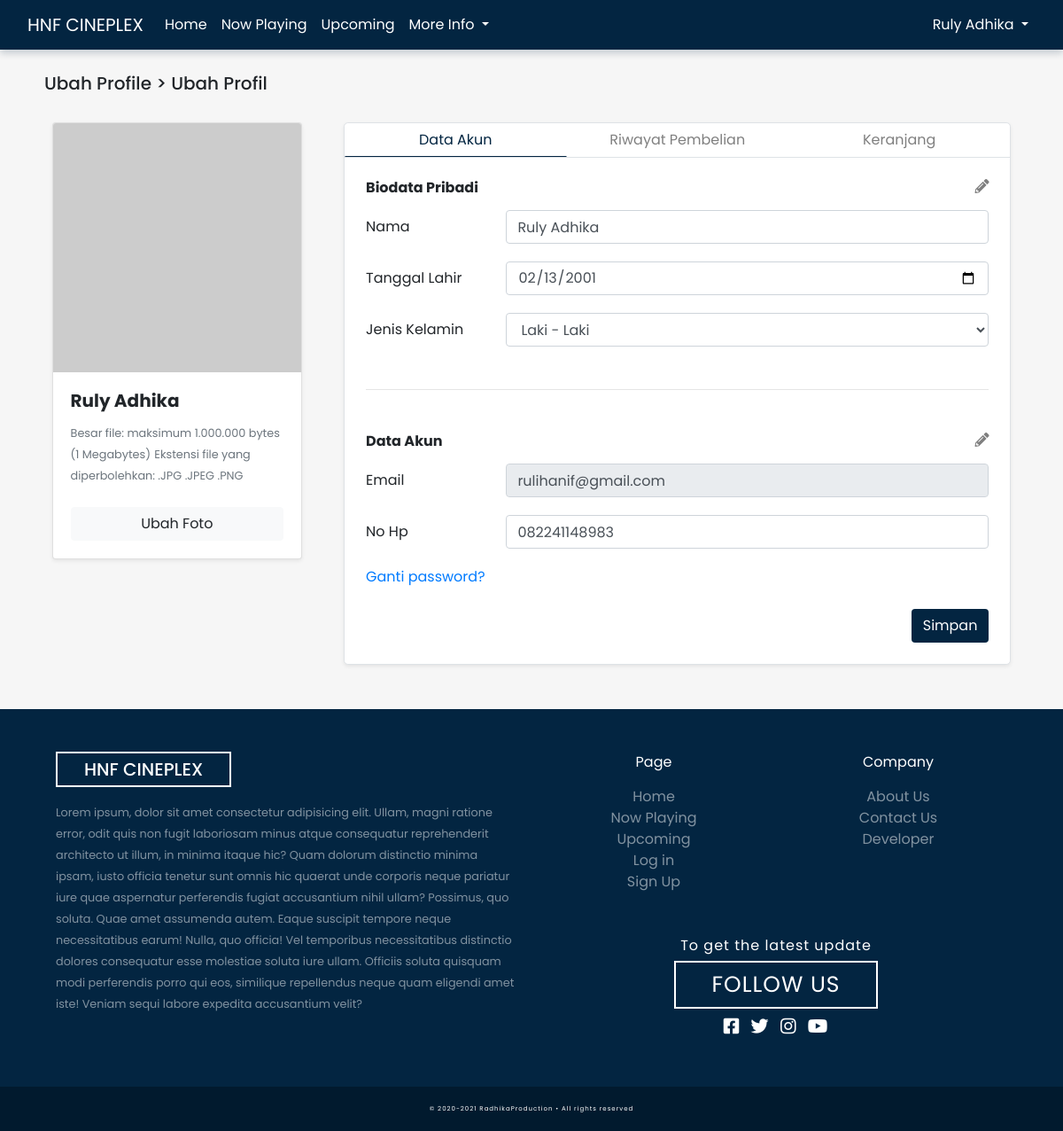
Page /page/account/dashboard.php?r=data (signed in) on the committed database.
### tables this page shows
CREATE TABLE `user` (
  `id` int(11) NOT NULL,
  `nama` varchar(50) NOT NULL,
  `tanggal_lahir` date DEFAULT NULL,
  `jenis_kelamin` varchar(12) DEFAULT NULL,
  `no_hp` varchar(15) DEFAULT NULL,
  `email` varchar(50) NOT NULL,
  `password` varchar(255) NOT NULL,
  `role` varchar(10) NOT NULL
);

### utility/function.php (called while the page is built, shortened)
<?php
$conn = mysqli_connect("localhost", "root", "", "web_bioskop");
function select($data)
{
    global $conn;
    $result = mysqli_query($conn, $data);
    $rows = [];
    while ($row = mysqli_fetch_assoc($result)) {
        $rows[] = $row;
    }
    return $rows;
}

### page/account/dashboard.php (the view, shortened to what this page needs)
<?php
require '../../utility/function.php';
    if(!isset($_GET["r"])){
        header("location: dashboard.php?r=data");die;
    }else{
        $redirect = $_GET["r"];
    }
    $user_id = (int) $_SESSION['user_id'];
    $user_data = select("SELECT * FROM user WHERE id = $user_id")[0];
 ?>
<!doctype html>
<html lang="en">
<head>
    <link rel="stylesheet" href="https://cdn.jsdelivr.net/npm/bootstrap@4.5.3/dist/css/bootstrap.min.css"
>
    <link rel="stylesheet" href="../../asset/css/ui.css">
    <link href="../../asset/fontawesome-free/css/all.min.css" rel="stylesheet" type="text/css">
</head>
<body>
    <header class="mb-2">
        <?php include '../../components/page/navbar.php' ?>
    </header>
    <div class="main-container">
        <div class="row my-4">
            <div class="col">
                <h5 style="text-transform: capitalize;">Ubah Profile > <?= ($redirect=='history'? 'Riwayat Pembelian' : ($redirect=='cart'? 'Keranjang' : 'Ubah Profil')) ?></h5>
            </div>
        </div>
        <div class="row justify-content-around flex-column-reverse flex-md-row">
            <div class="col-md-3 card p-0 shadow-sm" style="height: fit-content;">
                <img src="https://ui-avatars.com/api/?name=<?= $user_data['nama']; ?>&size=64&background=032541&color=FFFFFF&format=svg" class="card-img-top" alt="...">
                <div class="card-body">
                    <h5 class="card-title font-weight-bold"><?= $user_data['nama']; ?></h5>
                    <div class="card-text mb-4">
                        <small class="text-muted">Besar file: maksimum 1.000.000 bytes (1 Megabytes)</small>
                        <small class="text-muted">Ekstensi file yang diperbolehkan: .JPG .JPEG .PNG</small>
                    </div>
                    <a href="#" class="btn btn-light w-100">Ubah Foto</a>
                </div>
            </div>
            <div class="col-md-8 content-container shadow-sm border p-0 rounded-lg  mb-4 mb-md-0" style="height: fit-content;">
                <div class="row text-center no-gutters border-bottom">
                    <a class="btn col-md w-100 redirect-btn <?= $redirect=="data"? 'text-custom border-bottom-blue' : 'text-black-50' ?>" href="dashboard.php?r=data">Data Akun</a>
                    <a class="btn col-md w-100 redirect-btn <?= $redirect=="history"? 'text-custom border-bottom-blue' : 'text-black-50' ?>" href="dashboard.php?r=history">Riwayat Pembelian</a>
                    <a class="btn col-md w-100 redirect-btn <?= $redirect=="cart"? 'text-custom border-bottom-blue' : 'text-black-50' ?>" href="dashboard.php?r=cart">Keranjang</a>
                </div>
                <div class="row p-3">
                    <?php if($redirect=="history") :?>
                        <div class="col-12">
                            <?php if(count($historys)==0) :?>
                            <div class="d-flex justify-content-center flex-column">
                                <small class="text-center">Belum ada riwayat pembelian</small>
                                <div class="d-flex justify-content-center mt-2">
                                    <a class="btn btn-custom btn-sm" href="../../index.php#now-playing">Pesan tiket sekarang</a>
                                </div>
                            </div>
                            <?php else: ?>
                            <div class="col-12 mb-3">
                                <small class="text-muted"><i class="fa fa-ticket-alt"></i> 10 Pemensanan terakhir kamu :</small>
                            </div>
                            <?php  foreach($historys as $history):?>
                            <div class="card mb-2">
                                <div class="row no-gutters">
                                    <div class="col-3 col-sm-2 col-lg-1">
                                        <img src="../../asset/image/<?= $history['cover']; ?>" class="card-img" alt="...">
                                    </div>
                                    <div class="col-9 col-sm-10 col-lg-11">
                                        <div class="row card-body py-1 pl-2 d-flex justify-content-between">
                                            <div class="col-lg-5">
                                                <p class="card-title text-custom mb-0"><?= $history['judul']; ?></p>
                                                <p class="card-text mb-0"><small>Tanggal : <?=strftime("%A, %d %B %Y", $history['data_timestamp']); ?></small></p>
                                                <p class="card-text mb-0"><small>Jam : <?= date("H:i",$history['data_timestamp']) ; ?> WIB</small></p>
                                                <p class="card-text mb-0"><small>Nomor kursi : <?= $history['id_kursi']; ?></small></p>
                                            </div>
                                            <div class="col-lg-5 d-flex justify-content-lg-center align-items-lg-center">
                                                <div>
                                                    <p class="card-text mb-0"><small class="text-muted">Waktu pembelian : <?= strftime("%d %B %Y", strtotime($history['tanggal_pembelian'])); ?>, <?= $history['waktu_pembelian']; ?> WIB</small></p>
                                                    <p class="card-text mb-0"><small class="text-muted">Total pembayaran : Rp. <?= $history['harga_akhir']; ?> </small></p>
                                                </div>
                                            </div>
                                            <div class="col-lg-2 my-3 my-lg-0 d-flex justify-content-end align-items-lg-center">
                                                <button class="btn btn-sm btn-custom info-btn w-100" data-id="<?= $history['id_pembayaran']; ?>" data-section="history"><i class="fa fa-info-circle mr-2"></i>Detail</button>
                                            </div>
                                        </div>
                                    </div>
                                </div>
                            </div>
                            <?php endforeach; ?>
                            <?php endif; ?>
                        </div>
                    <?php else :?>
                        <div class="col-12 pl-0 pr-0 pl-md-2 pr-md-2">
                            <form action="" method="POST">
                                <div class="col-12 my-2">
                                    <h6 class="font-weight-bold mb-3 d-flex justify-content-between">Biodata Pribadi <i class="fas fa-pencil-alt text-black-50"></i></h6>
                                    <ul width="100%">
                                        <li class="form-group">
                                            <label for="nama">Nama</label>
                                            <input type="text" class="form-control" id="nama" name="nama" value="<?= $user_data['nama']; ?>" >
                                        </li>
                                        <li class="form-group">
                                            <label for="tanggal_lahir">Tanggal Lahir</label>
                                            <input type="date" class="form-control" id="tanggal_lahir" name="tanggal_lahir" value="<?= $user_data['tanggal_lahir']; ?>" />
                                        </li>
                                        <li class="form-group">
                                            <label for="jenis_kelamin">Jenis Kelamin</label>
                                            <select id="jenis_kelamin" class="form-control" name="jenis_kelamin" required>
                                                <option value="Laki-Laki" <?= $user_data['jenis_kelamin']=='Laki-Laki'?'selected':''; ?>>Laki - Laki</option>
                                            </select>
                                        </li>
                                    </ul>
                                    <hr class="mt-5 mb-0">
                                </div>
                                <div class="col-12 my-2 mt-5">
                                    <h6 class="font-weight-bold mb-3 d-flex justify-content-between">Data Akun <i class="fas fa-pencil-alt text-black-50"></i></h6>
                                    <ul width="100%" class="mb-0">
                                        <li class="form-group">
                                            <label for="">Email</label>
                                            <input class="form-control" id="" type="email" value="<?= $user_data['email']; ?>" disabled>
                                        </li>
                                        <li class="form-group">
                                            <label for="no_hp">No Hp</label>
                                            <input class="form-control" id="no_hp" name="no_hp" type="number" value="<?= $user_data['no_hp']; ?>" >
                                        </li>
                                        <li class="form-group">
                                            <a href="javascript:void(0)">Ganti password?</a>
                                        </li>
                                        <li class="d-flex justify-content-end mb-0 mt-4">
                                            <button class="btn btn-custom" type="submit" name="simpan">Simpan</button>
                                        </li>
                                    </ul>
                                </div>
                            </form>
                        </div>
                    <?php endif; ?>
                </div>
            </div>
        </div>
    </div>
    <?php include '../../components/page/footer.php' ?>
</body>
</html>
</html>

### asset/css/ui.css (style rules this page uses)
* { padding: 0; margin: 0; -webkit-box-sizing: border-box; box-sizing: border-box; font-family: 'Poppins', sans-serif; scroll-behavior: smooth !important; }
.btn-custom { background-color: #032541; color: white; }
.text-custom { color: #032541; }
.form-group { position: relative; }
.main-container { position: relative; width: 100%; max-width: 1440px; margin: auto; padding: 50px; }

### page/account/dashboard.php (style rules this page uses)
body { background-color: #F6F6F6; }
.content-container { background-color: white; }
.content-container ul li { list-style-type: none; display: flex; margin-bottom: 20px; }
.redirect-btn { border-radius: unset !important; box-shadow: unset !important; }
.border-bottom-blue { border-bottom: 1px solid #032541; }
label { width: 200px; display: inline-block; margin: auto 0; margin-right: 5px; }
input { width: 100%; }

### rows in the picture
user: nama "Ruly Adhika", tanggal_lahir "02/13/2001", jenis_kelamin "Laki - Laki", email "rulihanif@gmail.com", no_hp "082241148983"

### other values in the picture
$_SESSION['user_login'] "Ruly Adhika"
